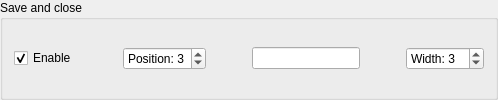
             <widget class="QGroupBox" name="groupButtonSaveNQuit">
              <property name="toolTip">
               <string>Save file to usual path and close the viewer window</string>
              </property>
              <property name="title">
               <string>Save and close</string>
              </property>
              <layout class="QHBoxLayout" name="horizontalLayout_11">
               <item>
                <widget class="QCheckBox" name="checkButtonSaveNQuit">
                 <property name="sizePolicy">
                  <sizepolicy hsizetype="Maximum" vsizetype="Fixed">
                   <horstretch>0</horstretch>
                   <verstretch>0</verstretch>
                  </sizepolicy>
                 </property>
                 <property name="toolTip">
                  <string>Partial checks are stored in collapsable drawer</string>
                 </property>
                 <property name="text">
                  <string>Enable</string>
                 </property>
                 <property name="checked">
                  <bool>true</bool>
                 </property>
                 <property name="tristate">
                  <bool>true</bool>
                 </property>
                </widget>
               </item>
               <item>
                <spacer name="horizontalSpacer_7">
                 <property name="orientation">
                  <enum>Qt::Horizontal</enum>
                 </property>
                 <property name="sizeHint" stdset="0">
                  <size>
                   <width>40</width>
                   <height>20</height>
                  </size>
                 </property>
                </spacer>
               </item>
               <item>
                <widget class="QSpinBox" name="spinButtonSaveNQuitPosition">
                 <property name="sizePolicy">
                  <sizepolicy hsizetype="Preferred" vsizetype="Fixed">
                   <horstretch>0</horstretch>
                   <verstretch>0</verstretch>
                  </sizepolicy>
                 </property>
                 <property name="toolTip">
                  <string>Ascending from left to right</string>
                 </property>
                 <property name="correctionMode">
                  <enum>QAbstractSpinBox::CorrectToNearestValue</enum>
                 </property>
                 <property name="suffix">
                  <string/>
                 </property>
                 <property name="prefix">
                  <string>Position: </string>
                 </property>
                 <property name="maximum">
                  <number>9</number>
                 </property>
                 <property name="value">
                  <number>3</number>
                 </property>
                </widget>
               </item>
               <item>
                <spacer name="horizontalSpacer_16">
                 <property name="orientation">
                  <enum>Qt::Horizontal</enum>
                 </property>
                 <property name="sizeHint" stdset="0">
                  <size>
                   <width>40</width>
                   <height>20</height>
                  </size>
                 </property>
                </spacer>
               </item>
               <item>
                <widget class="QLineEdit" name="lineButtonSaveNQuit">
                 <property name="sizePolicy">
                  <sizepolicy hsizetype="Preferred" vsizetype="Fixed">
                   <horstretch>0</horstretch>
                   <verstretch>0</verstretch>
                  </sizepolicy>
                 </property>
                 <property name="toolTip">
                  <string>Button display text</string>
                 </property>
                 <property name="text">
                  <string/>
                 </property>
                 <property name="cursorPosition">
                  <number>0</number>
                 </property>
                </widget>
               </item>
               <item>
                <spacer name="horizontalSpacer_26">
                 <property name="orientation">
                  <enum>Qt::Horizontal</enum>
                 </property>
                 <property name="sizeHint" stdset="0">
                  <size>
                   <width>40</width>
                   <height>20</height>
                  </size>
                 </property>
                </spacer>
               </item>
               <item>
                <widget class="QSpinBox" name="spinButtonSaveNQuitWidth">
                 <property name="toolTip">
                  <string>Smaller numbers make for smaller buttons</string>
                 </property>
                 <property name="prefix">
                  <string>Width: </string>
                 </property>
                 <property name="minimum">
                  <number>1</number>
                 </property>
                 <property name="maximum">
                  <number>10</number>
                 </property>
                 <property name="value">
                  <number>3</number>
                 </property>
                </widget>
               </item>
              </layout>
             </widget>
